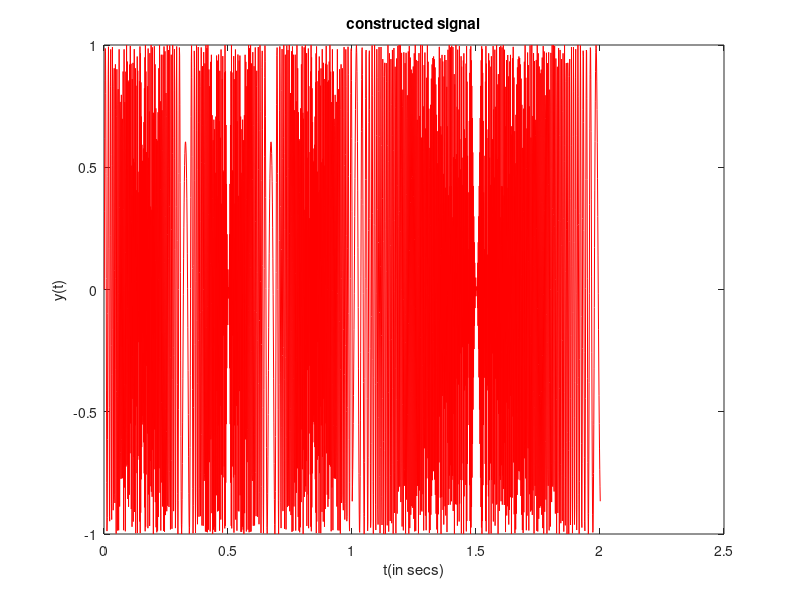

Reproduce this figure in MATLAB.
y = zeros(2000,1);
for t = 0:1:2000
    if (t < 1000) 
        w = 1450*(t/1000) + 50; 
    else 
        w = 2950 - 1450*(t/3000); 
    end
    y(t+1) = sin(2*pi*w*(t/1000)); 
end

l = length(y);
n = 1:l;
Fs = 1000;

figure()
plot(n/Fs,y, 'r');
ylabel('y(t)');
xlabel('t(in secs)');
title('constructed signal');
